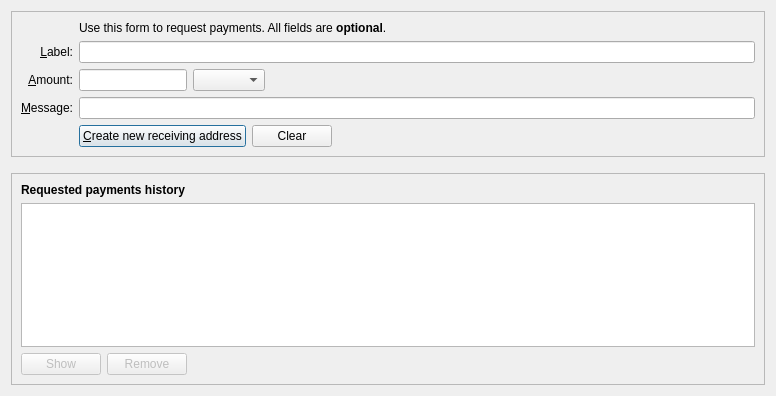
<?xml version="1.0" encoding="UTF-8"?>
<ui version="4.0">
 <class>ReceiveCoinsDialog</class>
 <widget class="QDialog" name="ReceiveCoinsDialog">
  <property name="geometry">
   <rect>
    <x>0</x>
    <y>0</y>
    <width>776</width>
    <height>396</height>
   </rect>
  </property>
  <layout class="QVBoxLayout" name="verticalLayout" stretch="0,0,1">
   <item>
    <widget class="QFrame" name="frame2">
     <property name="sizePolicy">
      <sizepolicy hsizetype="Preferred" vsizetype="Expanding">
       <horstretch>0</horstretch>
       <verstretch>0</verstretch>
      </sizepolicy>
     </property>
     <property name="frameShape">
      <enum>QFrame::StyledPanel</enum>
     </property>
     <property name="frameShadow">
      <enum>QFrame::Sunken</enum>
     </property>
     <layout class="QVBoxLayout" name="verticalLayout_3">
      <item>
       <layout class="QGridLayout" name="gridLayout">
        <item row="5" column="0">
         <widget class="QLabel" name="label">
          <property name="toolTip">
           <string>An optional amount to request. Leave this empty or zero to not request a specific amount.</string>
          </property>
          <property name="text">
           <string>&amp;Amount:</string>
          </property>
          <property name="alignment">
           <set>Qt::AlignRight|Qt::AlignTrailing|Qt::AlignVCenter</set>
          </property>
          <property name="buddy">
           <cstring>reqAmount</cstring>
          </property>
         </widget>
        </item>
        <item row="6" column="0">
         <widget class="QLabel" name="label_3">
          <property name="toolTip">
           <string>An optional message to attach to the payment request, which will be displayed when the request is opened. Note: The message will not be sent with the payment over the Horus network.</string>
          </property>
          <property name="text">
           <string>&amp;Message:</string>
          </property>
          <property name="alignment">
           <set>Qt::AlignRight|Qt::AlignTrailing|Qt::AlignVCenter</set>
          </property>
          <property name="buddy">
           <cstring>reqMessage</cstring>
          </property>
         </widget>
        </item>
        <item row="4" column="2">
         <widget class="QLineEdit" name="reqLabel">
          <property name="toolTip">
           <string>An optional label to associate with the new receiving address (used by you to identify an invoice).  It is also attached to the payment request.</string>
          </property>
         </widget>
        </item>
        <item row="2" column="2">
         <widget class="QLabel" name="label_5">
          <property name="text">
           <string>Use this form to request payments. All fields are &lt;b&gt;optional&lt;/b&gt;.</string>
          </property>
         </widget>
        </item>
        <item row="4" column="0">
         <widget class="QLabel" name="label_2">
          <property name="toolTip">
           <string>An optional label to associate with the new receiving address.</string>
          </property>
          <property name="text">
           <string>&amp;Label:</string>
          </property>
          <property name="alignment">
           <set>Qt::AlignRight|Qt::AlignTrailing|Qt::AlignVCenter</set>
          </property>
          <property name="buddy">
           <cstring>reqLabel</cstring>
          </property>
         </widget>
        </item>
        <item row="6" column="2">
         <widget class="QLineEdit" name="reqMessage">
          <property name="toolTip">
           <string>An optional message that is attached to the payment request and may be displayed to the sender.</string>
          </property>
         </widget>
        </item>
        <item row="7" column="2">
         <layout class="QHBoxLayout" name="horizontalLayout">
          <item>
           <widget class="QPushButton" name="receiveButton">
            <property name="minimumSize">
             <size>
              <width>150</width>
              <height>0</height>
             </size>
            </property>
            <property name="text">
             <string>&amp;Create new receiving address</string>
            </property>
            <property name="icon">
             <iconset resource="../horus.qrc">
              <normaloff>:/icons/receiving_addresses</normaloff>:/icons/receiving_addresses</iconset>
            </property>
            <property name="autoDefault">
             <bool>false</bool>
            </property>
            <property name="default">
             <bool>true</bool>
            </property>
           </widget>
          </item>
          <item>
           <widget class="QPushButton" name="clearButton">
            <property name="sizePolicy">
             <sizepolicy hsizetype="Minimum" vsizetype="Fixed">
              <horstretch>0</horstretch>
              <verstretch>0</verstretch>
             </sizepolicy>
            </property>
            <property name="toolTip">
             <string>Clear all fields of the form.</string>
            </property>
            <property name="text">
             <string>Clear</string>
            </property>
            <property name="icon">
             <iconset resource="../horus.qrc">
              <normaloff>:/icons/remove</normaloff>:/icons/remove</iconset>
            </property>
            <property name="autoDefault">
             <bool>false</bool>
            </property>
           </widget>
          </item>
          <item>
           <spacer name="horizontalSpacer">
            <property name="orientation">
             <enum>Qt::Horizontal</enum>
            </property>
            <property name="sizeHint" stdset="0">
             <size>
              <width>40</width>
              <height>20</height>
             </size>
            </property>
           </spacer>
          </item>
         </layout>
        </item>
        <item row="7" column="0">
         <widget class="QLabel" name="label_7">
          <property name="text">
           <string/>
          </property>
         </widget>
        </item>
        <item row="5" column="2">
         <layout class="QHBoxLayout" name="horizontalLayout_6">
          <item>
           <widget class="HorusAmountField" name="reqAmount">
            <property name="sizePolicy">
             <sizepolicy hsizetype="Fixed" vsizetype="Fixed">
              <horstretch>0</horstretch>
              <verstretch>0</verstretch>
             </sizepolicy>
            </property>
            <property name="minimumSize">
             <size>
              <width>80</width>
              <height>0</height>
             </size>
            </property>
            <property name="maximumSize">
             <size>
              <width>1000</width>
              <height>100</height>
             </size>
            </property>
            <property name="toolTip">
             <string>An optional amount to request. Leave this empty or zero to not request a specific amount.</string>
            </property>
           </widget>
          </item>
          <item>
           <widget class="QComboBox" name="addressType">
            <property name="sizePolicy">
             <sizepolicy hsizetype="Fixed" vsizetype="Fixed">
              <horstretch>0</horstretch>
              <verstretch>0</verstretch>
             </sizepolicy>
            </property>
            <property name="maximumSize">
             <size>
              <width>1000</width>
              <height>16777215</height>
             </size>
            </property>
            <property name="focusPolicy">
             <enum>Qt::StrongFocus</enum>
            </property>
           </widget>
          </item>
          <item>
           <spacer name="horizontalSpacer_3">
            <property name="orientation">
             <enum>Qt::Horizontal</enum>
            </property>
            <property name="sizeHint" stdset="0">
             <size>
              <width>0</width>
              <height>0</height>
             </size>
            </property>
           </spacer>
          </item>
         </layout>
        </item>
       </layout>
      </item>
     </layout>
    </widget>
   </item>
   <item>
    <spacer name="verticalSpacer_2">
     <property name="orientation">
      <enum>Qt::Vertical</enum>
     </property>
     <property name="sizeHint" stdset="0">
      <size>
       <width>20</width>
       <height>10</height>
      </size>
     </property>
    </spacer>
   </item>
   <item>
    <widget class="QFrame" name="frame">
     <property name="sizePolicy">
      <sizepolicy hsizetype="Preferred" vsizetype="Expanding">
       <horstretch>0</horstretch>
       <verstretch>0</verstretch>
      </sizepolicy>
     </property>
     <property name="frameShape">
      <enum>QFrame::StyledPanel</enum>
     </property>
     <property name="frameShadow">
      <enum>QFrame::Raised</enum>
     </property>
     <layout class="QVBoxLayout" name="verticalLayout_2">
      <item>
       <widget class="QLabel" name="label_6">
        <property name="font">
         <font>
          <weight>75</weight>
          <bold>true</bold>
         </font>
        </property>
        <property name="text">
         <string>Requested payments history</string>
        </property>
       </widget>
      </item>
      <item>
       <widget class="QTableView" name="recentRequestsView">
        <property name="contextMenuPolicy">
         <enum>Qt::CustomContextMenu</enum>
        </property>
        <property name="tabKeyNavigation">
         <bool>false</bool>
        </property>
        <property name="sortingEnabled">
         <bool>true</bool>
        </property>
       </widget>
      </item>
      <item>
       <layout class="QHBoxLayout" name="horizontalLayout_2">
        <item>
         <widget class="QPushButton" name="showRequestButton">
          <property name="enabled">
           <bool>false</bool>
          </property>
          <property name="toolTip">
           <string>Show the selected request (does the same as double clicking an entry)</string>
          </property>
          <property name="text">
           <string>Show</string>
          </property>
          <property name="icon">
           <iconset resource="../horus.qrc">
            <normaloff>:/icons/eye</normaloff>:/icons/eye</iconset>
          </property>
          <property name="autoDefault">
           <bool>false</bool>
          </property>
         </widget>
        </item>
        <item>
         <widget class="QPushButton" name="removeRequestButton">
          <property name="enabled">
           <bool>false</bool>
          </property>
          <property name="toolTip">
           <string>Remove the selected entries from the list</string>
          </property>
          <property name="text">
           <string>Remove</string>
          </property>
          <property name="icon">
           <iconset resource="../horus.qrc">
            <normaloff>:/icons/remove</normaloff>:/icons/remove</iconset>
          </property>
          <property name="autoDefault">
           <bool>false</bool>
          </property>
         </widget>
        </item>
        <item>
         <spacer name="horizontalSpacer_2">
          <property name="orientation">
           <enum>Qt::Horizontal</enum>
          </property>
          <property name="sizeHint" stdset="0">
           <size>
            <width>40</width>
            <height>20</height>
           </size>
          </property>
         </spacer>
        </item>
       </layout>
      </item>
     </layout>
    </widget>
   </item>
  </layout>
 </widget>
 <customwidgets>
  <customwidget>
   <class>HorusAmountField</class>
   <extends>QLineEdit</extends>
   <header>qt/horusamountfield.h</header>
   <container>1</container>
  </customwidget>
 </customwidgets>
 <tabstops>
  <tabstop>reqLabel</tabstop>
  <tabstop>reqAmount</tabstop>
  <tabstop>addressType</tabstop>
  <tabstop>reqMessage</tabstop>
  <tabstop>receiveButton</tabstop>
  <tabstop>clearButton</tabstop>
  <tabstop>recentRequestsView</tabstop>
  <tabstop>showRequestButton</tabstop>
  <tabstop>removeRequestButton</tabstop>
 </tabstops>
 <resources>
  <include location="../horus.qrc"/>
 </resources>
 <connections/>
</ui>
